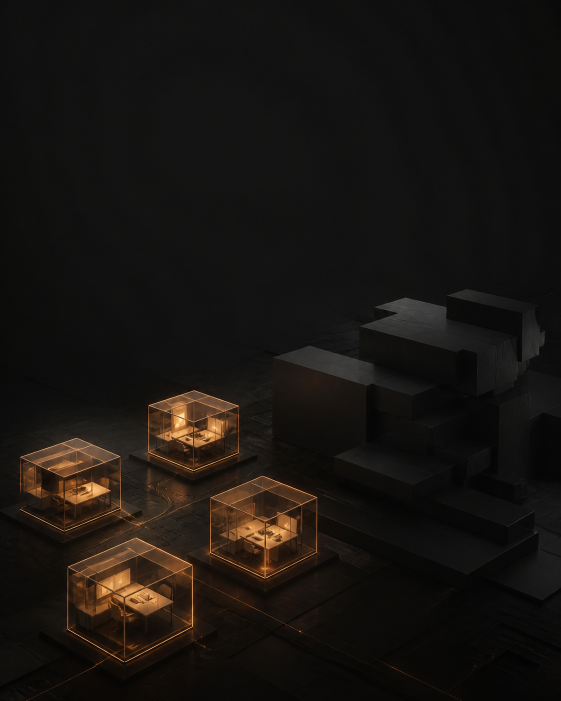
#> input picture output/2026-08-13_ai-from-tool-to-process/_source/scene01.png, 1122 x 1402 px (shown at 1/2 size); its folder holds only this picture in this run
$ python render_slides.py
#> lines starting #> are read from the running program, lines starting #| are printed output that depends on the picture
from pathlib import Path

from PIL import Image, ImageDraw, ImageEnhance, ImageFilter, ImageFont


ROOT = Path(__file__).resolve().parents[1]
SRC = ROOT / "_source"

W, H = 1080, 1350
SAFE = 72

WHITE = (244, 241, 233)
SOFT = (188, 190, 187)
MUTED = (130, 135, 136)
COPPER = (224, 137, 66)
AMBER = (243, 173, 83)

FONT_HEAD = "/System/Library/Fonts/Supplemental/DIN Condensed Bold.ttf"
FONT_BLACK = "/System/Library/Fonts/Supplemental/Arial Black.ttf"
FONT_BOLD = "/System/Library/Fonts/Supplemental/Arial Bold.ttf"
FONT_REG = "/System/Library/Fonts/Supplemental/Arial.ttf"


def font(path, size):
    return ImageFont.truetype(path, size=size)


def cover(im):
    im = im.convert("RGB")
#> im is the input picture: PIL image 1122x1402 RGB; mean R, G, B 24.1, 20.3, 16.9
    scale = max(W / im.width, H / im.height)
#> scale = 0.963
    nw, nh = round(im.width * scale), round(im.height * scale)
#> nw = 1080; nh = 1350
    im = im.resize((nw, nh), Image.Resampling.LANCZOS)
#> im: PIL image 1080x1350 RGB
    left, top = (nw - W) // 2, (nh - H) // 2
#> left = 0; top = 0
    return im.crop((left, top, left + W, top + H))


def base_scene(index, top_dark=0.72, bottom_dark=0.10, brightness=0.86):
    im = cover(Image.open(SRC / f"scene{index:02d}.png"))
    im = ImageEnhance.Color(im).enhance(0.78)
    im = ImageEnhance.Contrast(im).enhance(1.08)
    im = ImageEnhance.Brightness(im).enhance(brightness)
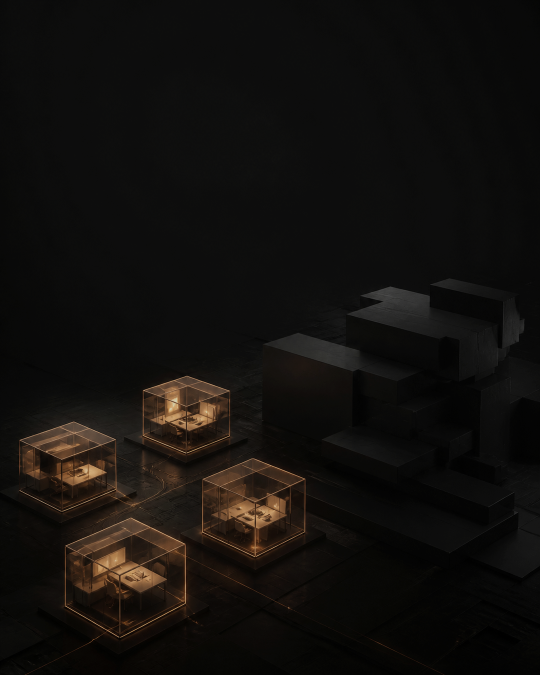
#> im: PIL image 1080x1350 RGB (shown at 1/2 size); mean R, G, B 18.2, 15.7, 13.2
    rgba = im.convert("RGBA")

    shade = Image.new("RGBA", (W, H), (0, 0, 0, 0))
#> shade: PIL image 1080x1350 RGBA; every value is 0
    sd = ImageDraw.Draw(shade)
    for y in range(H):
        top_alpha = int(255 * top_dark * max(0, 1 - y / 610))
        bottom_alpha = int(255 * bottom_dark * max(0, (y - 1040) / 310))
        sd.line((0, y, W, y), fill=(2, 4, 5, min(232, top_alpha + bottom_alpha)))
    rgba = Image.alpha_composite(rgba, shade)

    vignette = Image.new("L", (W, H), 0)
#> vignette: PIL image 1080x1350 L; every value is 0
    vd = ImageDraw.Draw(vignette)
    for i in range(110):
        alpha = int(88 * (1 - i / 110) ** 2)
        vd.rectangle((i, i, W - i - 1, H - i - 1), outline=alpha)
    black = Image.new("RGBA", (W, H), (0, 0, 0, 0))
    black.putalpha(vignette)
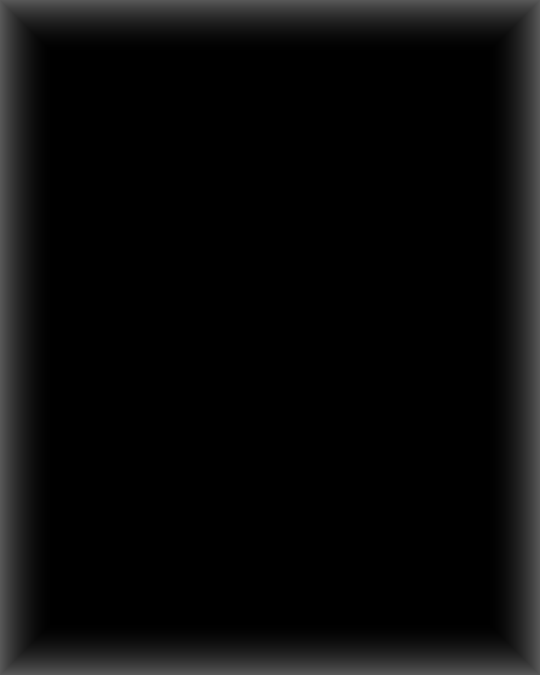
#> vignette: PIL image 1080x1350 L (shown at 1/2 size); min 0, max 88, mean 10.2
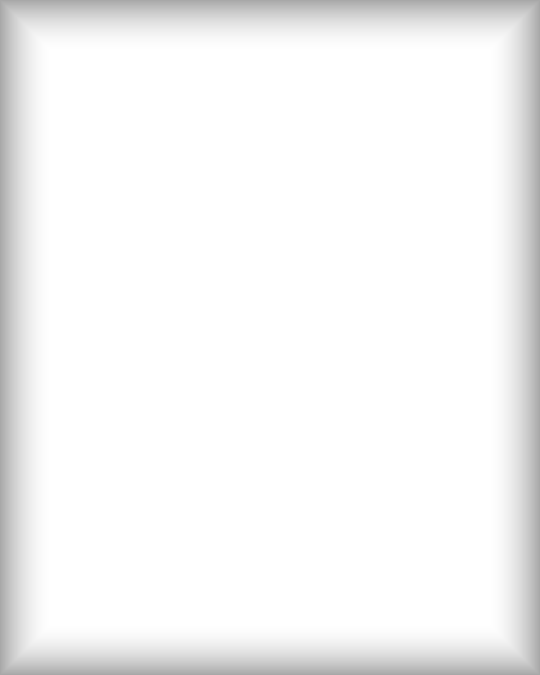
#> black: PIL image 1080x1350 RGBA (shown at 1/2 size); mean R, G, B, A 0, 0, 0, 10.2; transparent parts drawn white
    return Image.alpha_composite(rgba, black)


def fit(draw, value, path, max_size, max_width, min_size=18):
#> called with value = 'ИСПОЛЬЗУЕТ ИИ.', max_size = 82, max_width = 936, min_size = 18
    for size in range(max_size, min_size - 1, -1):
        candidate = font(path, size)
        box = draw.textbbox((0, 0), value, font=candidate)
        if box[2] - box[0] <= max_width:
            return candidate
    return font(path, min_size)


def text(draw, xy, value, fnt, fill=WHITE, anchor="la", spacing=5):
    draw.multiline_text(
        xy, value, font=fnt, fill=fill, anchor=anchor, spacing=spacing,
        stroke_width=1, stroke_fill=(0, 0, 0, 145),
    )


def panel(draw, box, radius=22, fill=(7, 10, 12, 226), outline=(118, 79, 48, 175), width=2):
    draw.rounded_rectangle(box, radius=radius, fill=fill, outline=outline, width=width)


# [11 lines left out: function pill, not called in this run]


def header(draw, index):
    draw.rounded_rectangle((SAFE, 44, SAFE + 13, 57), radius=6, fill=COPPER)
    draw.text((SAFE + 28, 52), "УПРАВЛЕНИЕ • ИИ", font=font(FONT_BOLD, 22), fill=SOFT, anchor="lm")
    draw.text((W - SAFE, 52), f"{index:02d} / 07", font=font(FONT_BOLD, 21), fill=MUTED, anchor="rm")


def footer(draw, source=None):
    y = 1310
    draw.line((SAFE, y - 20, W - SAFE, y - 20), fill=(83, 70, 61, 135), width=1)
    draw.text((SAFE, y), "@hasbulla_gubdenskiy", font=font(FONT_BOLD, 19), fill=SOFT, anchor="lm")
    if source:
        draw.text((W - SAFE, y), source, font=font(FONT_REG, 17), fill=MUTED, anchor="rm")


def save(im, index):
#> called with index = 1
    im.convert("RGB").save(ROOT / f"{index:02d}.jpg", "JPEG", quality=95, subsampling=0, optimize=True)
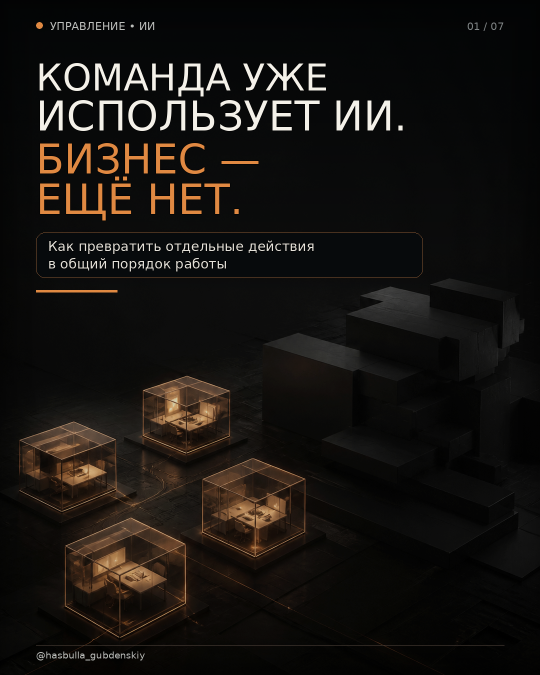
#> saved as 01.jpg: PIL image 1080x1350 RGB (shown at 1/2 size); mean R, G, B 23, 19.9, 16.9
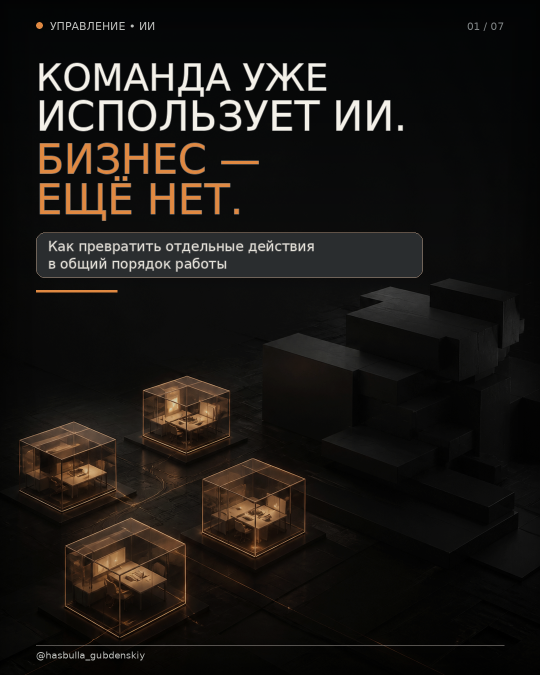
#> im: PIL image 1080x1350 RGBA (shown at 1/2 size); mean R, G, B, A 23, 19.9, 16.9, 252.1; transparent parts drawn white


def slide1():
    im = base_scene(1, top_dark=0.84, bottom_dark=0.06, brightness=0.82)
    d = ImageDraw.Draw(im)
    header(d, 1)
    text(d, (SAFE, 112), "КОМАНДА УЖЕ", font(FONT_HEAD, 74))
    text(d, (SAFE, 184), "ИСПОЛЬЗУЕТ ИИ.", fit(d, "ИСПОЛЬЗУЕТ ИИ.", FONT_HEAD, 82, W - 2 * SAFE))
    text(d, (SAFE, 270), "БИЗНЕС —", font(FONT_HEAD, 82), fill=COPPER)
    text(d, (SAFE, 350), "ЕЩЁ НЕТ.", font(FONT_BLACK, 83), fill=COPPER)
    panel(d, (SAFE, 465, 845, 555), radius=18, fill=(7, 10, 12, 218), outline=(133, 86, 50, 155), width=1)
    text(d, (SAFE + 24, 510), "Как превратить отдельные действия\nв общий порядок работы", font(FONT_BOLD, 27), fill=(229, 226, 218), anchor="lm", spacing=7)
    d.line((SAFE, 582, SAFE + 162, 582), fill=COPPER, width=5)
    footer(d)
    save(im, 1)


def slide2():
    im = base_scene(2, top_dark=0.80, bottom_dark=0.08, brightness=0.86)
    d = ImageDraw.Draw(im)
    header(d, 2)
    text(d, (SAFE, 105), "ИИ УЖЕ ИСПОЛЬЗУЮТ.", fit(d, "ИИ УЖЕ ИСПОЛЬЗУЮТ.", FONT_HEAD, 78, W - 2 * SAFE))
    text(d, (SAFE, 181), "НО БОЛЬШИНСТВО — НОВИЧКИ.", fit(d, "НО БОЛЬШИНСТВО — НОВИЧКИ.", FONT_HEAD, 70, W - 2 * SAFE), fill=COPPER)
    panel(d, (70, 430, 510, 655), radius=24, fill=(7, 10, 12, 230), outline=(114, 117, 117, 165), width=2)
    text(d, (290, 480), "61%", font(FONT_BLACK, 72), fill=WHITE, anchor="ma")
    text(d, (290, 556), "УЧАСТНИКОВ ОПРОСА", font(FONT_REG, 21), fill=SOFT, anchor="ma")
    text(d, (290, 602), "ИСПОЛЬЗУЮТ ИИ", font(FONT_BOLD, 27), fill=WHITE, anchor="ma")
    panel(d, (570, 555, 1010, 805), radius=24, fill=(18, 13, 10, 233), outline=(232, 143, 66, 220), width=2)
    text(d, (790, 608), "76%", font(FONT_BLACK, 72), fill=COPPER, anchor="ma")
    text(d, (790, 680), "ИЗ ТЕХ, КТО ПОЛЬЗУЕТСЯ ИИ, —", fit(d, "ИЗ ТЕХ, КТО ПОЛЬЗУЕТСЯ ИИ, —", FONT_BOLD, 19, 395), fill=SOFT, anchor="ma")
    text(d, (790, 723), "НОВИЧКИ", font(FONT_BLACK, 31), fill=WHITE, anchor="ma")
    text(d, (790, 765), "Простые инструменты. Отдельные задачи.", fit(d, "Простые инструменты. Отдельные задачи.", FONT_REG, 19, 395), fill=SOFT, anchor="ma")
    panel(d, (SAFE, 1067, W - SAFE, 1224), radius=22, fill=(7, 10, 12, 232), outline=(120, 81, 49, 165), width=2)
    text(d, (W / 2, 1110), "ИСПОЛЬЗОВАТЬ ИИ — ЕЩЁ НЕ ЗНАЧИТ", fit(d, "ИСПОЛЬЗОВАТЬ ИИ — ЕЩЁ НЕ ЗНАЧИТ", FONT_BLACK, 28, W - 2 * SAFE - 40), fill=WHITE, anchor="ma")
    text(d, (W / 2, 1153), "ВСТРОИТЬ ЕГО В РАБОТУ", font(FONT_BLACK, 29), fill=COPPER, anchor="ma")
    text(d, (W / 2, 1201), "Опрос не отражает весь малый бизнес", font(FONT_REG, 18), fill=MUTED, anchor="ma")
    footer(d, "Источник: OECD, 2026")
    save(im, 2)


# [128 lines left out: functions slide3, slide4, question_card, slide5, step_card, slide6 and 2 more, not called in this run]


if __name__ == "__main__":
    slide1()
#> (the run stopped early here; a loop or call above may not have finished)
